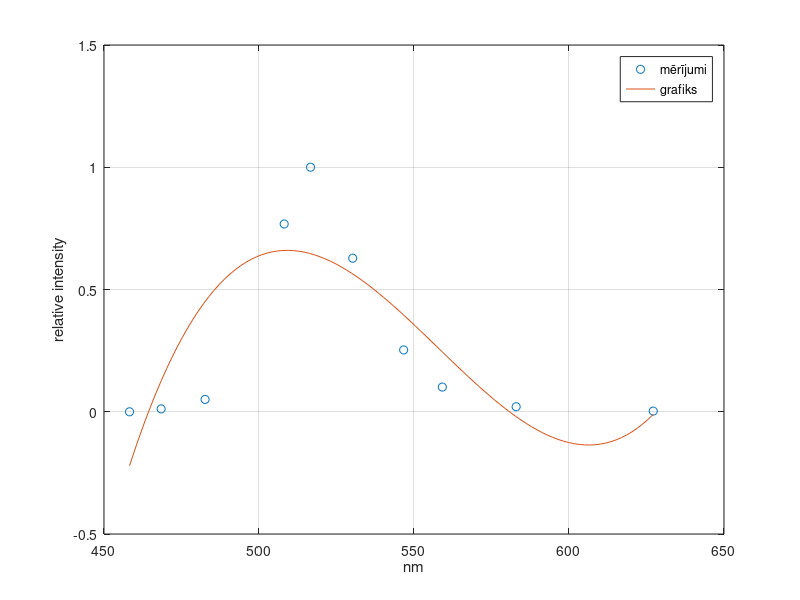

Write the MATLAB code that produced this figure.
%% 1.laboratorijas darbs
%% Mērījumu datu apstrāde
%% Mērķi:
% * Iemācīties apstrādāt mērījumu datus
% * Iemācīties lietot polyfit, polyval 
% * Iemācīties veidot matlab atskaites izmantojot "publish"
%% Darba programma:
x =[458.2308 468.4350 482.6075 516.6214 508.1179 530.2270 546.6671 627.1668 582.9486 559.1389];
y =[-0.0002 0.0117 0.0504 1.0002 0.7680 0.6280 0.2529 0.0027 0.0206 0.1010];
C = polyfit(x,y,3)
X = linspace(min(x),max(x),100);
Y = polyval(C,X);
plot(x,y,'o',X,Y)
xlabel('nm')
ylabel('relative intensity')
legend('mērījumi','grafiks')
grid
%% Secinājumi
% šos mērījumu rezultātus ar polyfit un polyval funkcijām 
% nevar precīzi attēlot un šie grafiki ir ļoti neprecīzi
% varētu precīzāk attēlot grafikus ja būtu vairāk mērījumu
%% izmantoju GREEN grafiku
%%
%
% <<../grafiks.png>>
%
%%